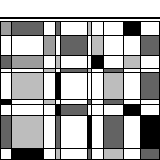
%> input picture shadow/160.bmp, 160 x 160 px
$ octave Debug_PRMF.m   (GNU Octave 9; MATLAB toolbox functions it lacks are replaced by stand-ins)
%> lines starting %> are read from the running program, lines starting %| are printed output that depends on the picture; in (x1, y1, x2, y2) boxes, pixels count from 0 and x2, y2 are one past the last pixel; in counts of white or black regions, pixels touching at a corner belong together; the program's own positions count from 1
%% Demo Codes for test removal
%%
clear;
clc;

addpath('code');
addpath('code/SkewNorm');
addpath('code/AsymLaplace_modify');
addpath('code/AMF');
addpath('code/BRMF');
addpath('code/BRMF/Utilities');
addpath('code/BRMF/mex');
addpath('code/PCP');
addpath('code/Mog-RPCA');
addpath('code/CWM');
addpath('code/VBLR');
addpath('code/BRPCA');
addpath('code/PRMF');

% matlabpool open;
%% Prepare the data
R = 10;                       % Ture Rank

pic = imread('160.bmp');
%> pic is the input picture: size 160x160 uint8; min 0, max 255, mean 172.3
B0 = (double(pic(:, :, 1)) - 128) / 128;  %无文字矩阵
pic = imread('161.bmp');
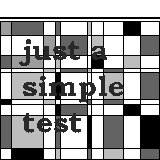
%> input picture shadow/161.bmp, 160 x 160 px
%> pic is the input picture: size 160x160 uint8; min 0, max 255, mean 160.3
D = (double(pic(:, :, 1)) - 128) / 128;   %有文字矩阵Y
[m, n] = size(B0);
%> m = 160; n = 160

S0 = (D == (41 - 128) / 128);  %是文字just a simple test,41是文字的值，S0为0，1矩阵,1在matlab中是白色
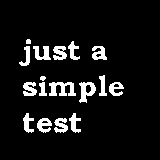
%> S0: size 160x160 logical; 8.2% white; 17 white regions, largest, box (x1, y1, x2, y2) and area: (49, 82, 76, 96) 245, (79, 82, 96, 103) 197, (33, 46, 51, 60) 152
outNum = sum(sum(S0)); %有文字的像素和
%> outNum = 2102
D(S0) = rand(outNum, 1) * 2 - 0.5; %对原图有文字的地方加噪声,值域【0，1】  噪声与文中不符和
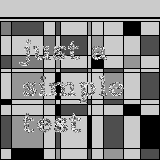
%> D: size 160x160 double; min -1, max 1.5, mean 0.35; drawn with min black and max white
W = ones(m,n); %AMF等算法的mask

%%
%%%%%%%%%%%%%%%%%%%%%%%% PRMF %%%%%%%%%%%%%%%%%%%%%%%%
r = R*2;
tic;
%> (the run ends here)
